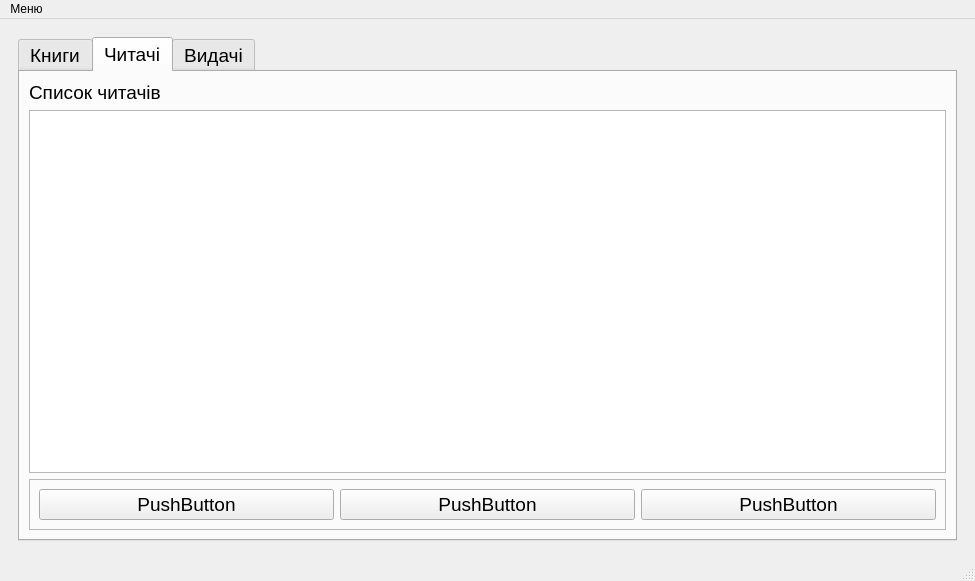
<?xml version="1.0" encoding="UTF-8"?>
<ui version="4.0">
 <class>MainWindow</class>
 <widget class="QMainWindow" name="MainWindow">
  <property name="geometry">
   <rect>
    <x>0</x>
    <y>0</y>
    <width>975</width>
    <height>581</height>
   </rect>
  </property>
  <property name="windowTitle">
   <string>MainWindow</string>
  </property>
  <widget class="QWidget" name="centralwidget">
   <layout class="QHBoxLayout" name="horizontalLayout_4">
    <item>
     <widget class="QStackedWidget" name="stackedWidget">
      <property name="sizePolicy">
       <sizepolicy hsizetype="Preferred" vsizetype="Preferred">
        <horstretch>0</horstretch>
        <verstretch>0</verstretch>
       </sizepolicy>
      </property>
      <property name="inputMethodHints">
       <set>Qt::InputMethodHint::ImhHiddenText</set>
      </property>
      <property name="currentIndex">
       <number>1</number>
      </property>
      <widget class="QWidget" name="logInScrenPage">
       <widget class="QFrame" name="frame">
        <property name="geometry">
         <rect>
          <x>320</x>
          <y>140</y>
          <width>293</width>
          <height>221</height>
         </rect>
        </property>
        <property name="frameShape">
         <enum>QFrame::Shape::StyledPanel</enum>
        </property>
        <property name="frameShadow">
         <enum>QFrame::Shadow::Raised</enum>
        </property>
        <layout class="QVBoxLayout" name="verticalLayout">
         <item>
          <widget class="QLabel" name="welcomeLabel">
           <property name="font">
            <font>
             <pointsize>20</pointsize>
            </font>
           </property>
           <property name="text">
            <string>Вхід</string>
           </property>
           <property name="alignment">
            <set>Qt::AlignmentFlag::AlignCenter</set>
           </property>
          </widget>
         </item>
         <item>
          <widget class="QLabel" name="welcomeSubTitle">
           <property name="text">
            <string>Введіть данні для входу.</string>
           </property>
          </widget>
         </item>
         <item>
          <widget class="QLabel" name="usernameLabel">
           <property name="font">
            <font>
             <pointsize>12</pointsize>
            </font>
           </property>
           <property name="text">
            <string>Логін</string>
           </property>
          </widget>
         </item>
         <item>
          <widget class="QLineEdit" name="userNameInput"/>
         </item>
         <item>
          <widget class="QLabel" name="passLabel">
           <property name="font">
            <font>
             <pointsize>12</pointsize>
            </font>
           </property>
           <property name="text">
            <string>Пароль</string>
           </property>
          </widget>
         </item>
         <item>
          <widget class="QLineEdit" name="passwordInput">
           <property name="inputMethodHints">
            <set>Qt::InputMethodHint::ImhNone</set>
           </property>
          </widget>
         </item>
         <item>
          <widget class="QPushButton" name="logInBtn">
           <property name="text">
            <string>Увійти</string>
           </property>
          </widget>
         </item>
        </layout>
       </widget>
      </widget>
      <widget class="QWidget" name="mainScrenPage">
       <layout class="QVBoxLayout" name="verticalLayout_5">
        <item>
         <layout class="QVBoxLayout" name="verticalLayout_2">
          <item>
           <widget class="QTabWidget" name="tabWidget">
            <property name="sizePolicy">
             <sizepolicy hsizetype="Expanding" vsizetype="Expanding">
              <horstretch>0</horstretch>
              <verstretch>0</verstretch>
             </sizepolicy>
            </property>
            <property name="font">
             <font>
              <pointsize>14</pointsize>
             </font>
            </property>
            <property name="currentIndex">
             <number>1</number>
            </property>
            <widget class="QWidget" name="books_tab">
             <property name="sizePolicy">
              <sizepolicy hsizetype="Expanding" vsizetype="Expanding">
               <horstretch>0</horstretch>
               <verstretch>0</verstretch>
              </sizepolicy>
             </property>
             <attribute name="title">
              <string>Книги</string>
             </attribute>
             <layout class="QVBoxLayout" name="verticalLayout_3">
              <item>
               <widget class="QLabel" name="booksPageLabel">
                <property name="text">
                 <string>База книг</string>
                </property>
               </widget>
              </item>
              <item>
               <widget class="QTableView" name="books_tableView"/>
              </item>
              <item>
               <widget class="QFrame" name="frame_2">
                <property name="frameShape">
                 <enum>QFrame::Shape::StyledPanel</enum>
                </property>
                <property name="frameShadow">
                 <enum>QFrame::Shadow::Raised</enum>
                </property>
                <layout class="QHBoxLayout" name="horizontalLayout">
                 <item>
                  <widget class="QPushButton" name="editBookBtn">
                   <property name="text">
                    <string>Редагувати</string>
                   </property>
                  </widget>
                 </item>
                 <item>
                  <widget class="QPushButton" name="deleteBookBtn">
                   <property name="text">
                    <string>Видалити</string>
                   </property>
                  </widget>
                 </item>
                 <item>
                  <widget class="QPushButton" name="addBookBtn">
                   <property name="text">
                    <string>Додати</string>
                   </property>
                  </widget>
                 </item>
                </layout>
               </widget>
              </item>
             </layout>
            </widget>
            <widget class="QWidget" name="raders_tab">
             <property name="sizePolicy">
              <sizepolicy hsizetype="Expanding" vsizetype="Expanding">
               <horstretch>0</horstretch>
               <verstretch>0</verstretch>
              </sizepolicy>
             </property>
             <attribute name="title">
              <string>Читачі</string>
             </attribute>
             <layout class="QVBoxLayout" name="verticalLayout_4">
              <item>
               <widget class="QLabel" name="readerPageLabel">
                <property name="text">
                 <string>Список читачів</string>
                </property>
               </widget>
              </item>
              <item>
               <widget class="QTableView" name="readers_tableView"/>
              </item>
              <item>
               <widget class="QFrame" name="frame_3">
                <property name="frameShape">
                 <enum>QFrame::Shape::StyledPanel</enum>
                </property>
                <property name="frameShadow">
                 <enum>QFrame::Shadow::Raised</enum>
                </property>
                <layout class="QHBoxLayout" name="horizontalLayout_2">
                 <item>
                  <widget class="QPushButton" name="pushButton">
                   <property name="text">
                    <string>PushButton</string>
                   </property>
                  </widget>
                 </item>
                 <item>
                  <widget class="QPushButton" name="pushButton_3">
                   <property name="text">
                    <string>PushButton</string>
                   </property>
                  </widget>
                 </item>
                 <item>
                  <widget class="QPushButton" name="pushButton_2">
                   <property name="text">
                    <string>PushButton</string>
                   </property>
                  </widget>
                 </item>
                </layout>
               </widget>
              </item>
             </layout>
            </widget>
            <widget class="QWidget" name="issues_tab">
             <attribute name="title">
              <string>Видачі</string>
             </attribute>
             <layout class="QVBoxLayout" name="verticalLayout_6">
              <item>
               <widget class="QLabel" name="issuesPageLabel">
                <property name="text">
                 <string>Список Видач</string>
                </property>
               </widget>
              </item>
              <item>
               <widget class="QTableView" name="issues_tableView"/>
              </item>
              <item>
               <widget class="QFrame" name="frame_4">
                <property name="frameShape">
                 <enum>QFrame::Shape::StyledPanel</enum>
                </property>
                <property name="frameShadow">
                 <enum>QFrame::Shadow::Raised</enum>
                </property>
                <layout class="QHBoxLayout" name="horizontalLayout_3">
                 <item>
                  <widget class="QPushButton" name="pushButton_4">
                   <property name="text">
                    <string>PushButton</string>
                   </property>
                  </widget>
                 </item>
                 <item>
                  <widget class="QPushButton" name="pushButton_5">
                   <property name="text">
                    <string>PushButton</string>
                   </property>
                  </widget>
                 </item>
                 <item>
                  <widget class="QPushButton" name="pushButton_6">
                   <property name="text">
                    <string>PushButton</string>
                   </property>
                  </widget>
                 </item>
                </layout>
               </widget>
              </item>
             </layout>
            </widget>
           </widget>
          </item>
         </layout>
        </item>
       </layout>
      </widget>
     </widget>
    </item>
   </layout>
  </widget>
  <widget class="QMenuBar" name="menubar">
   <property name="geometry">
    <rect>
     <x>0</x>
     <y>0</y>
     <width>975</width>
     <height>21</height>
    </rect>
   </property>
   <widget class="QMenu" name="menu">
    <property name="title">
     <string>Меню</string>
    </property>
    <addaction name="addAdmin"/>
    <addaction name="about"/>
    <addaction name="help"/>
    <addaction name="logOut"/>
   </widget>
   <addaction name="menu"/>
  </widget>
  <widget class="QStatusBar" name="statusbar"/>
  <action name="addAdmin">
   <property name="text">
    <string>Додати адміністратора</string>
   </property>
  </action>
  <action name="about">
   <property name="text">
    <string>Про цю програму</string>
   </property>
  </action>
  <action name="help">
   <property name="text">
    <string>Довідка</string>
   </property>
  </action>
  <action name="logOut">
   <property name="text">
    <string>Вийти</string>
   </property>
  </action>
 </widget>
 <resources/>
 <connections/>
</ui>
